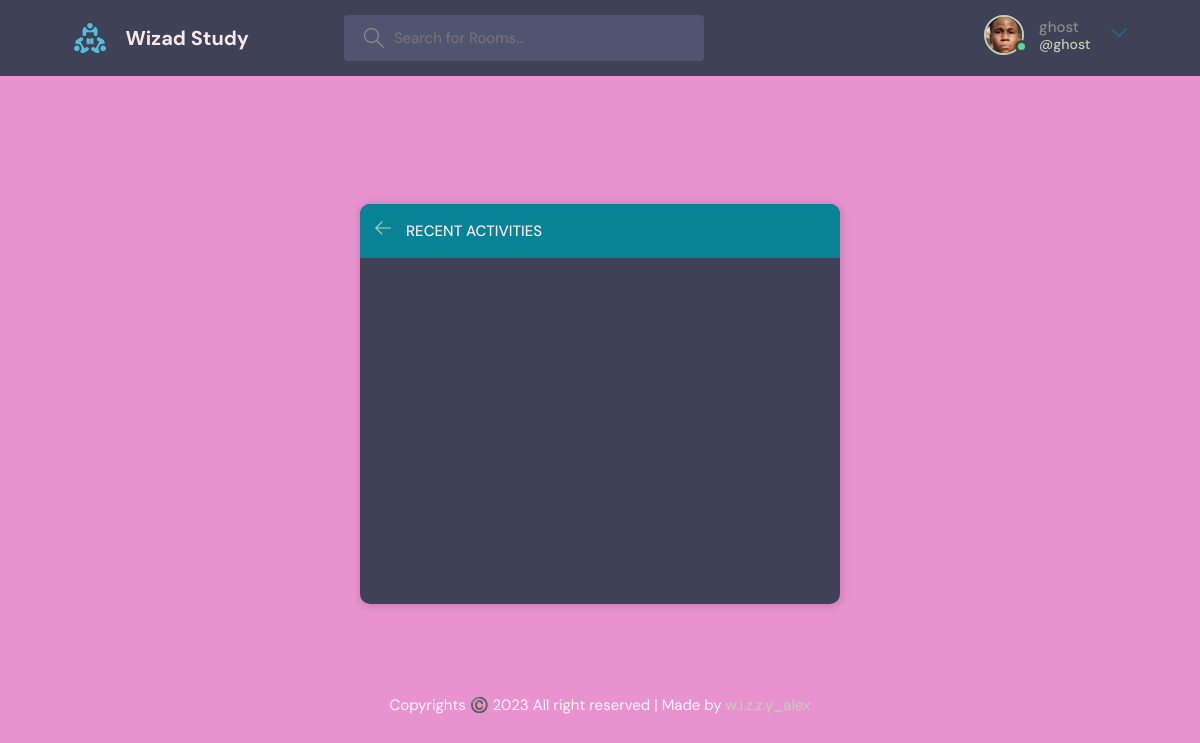
/activity/ (signed in), run on the app's committed database.
### base/models.py (models this page shows)
class User(AbstractUser):
    name = models.CharField(max_length=200, null=True)
    email = models.EmailField(unique=True, null=True)
    bio = models.TextField(null=True)
    avatar = models.ImageField(null=True, default="avatar.svg")
    USERNAME_FIELD = "email"
    REQUIRED_FIELDS = []

### base/views.py (the view)
# urls.py: path("activity/", views.activityPage, name="activity"),
def activityPage(response):
    q = response.GET.get('q') if response.GET.get('q') != None else ''
    room_messages = Message.objects.filter(Q(room__topic__name__icontains=q))[0:5]
    context = {"room_messages": room_messages}
    return render(response, "base/activity.html", context)

### base/templates/base/activity.html (shortened to what this page needs)
{% extends "main.html" %}
{% block content %}
    <main class="layout">
      <div class="container">
        <div class="layout__box">
          <div class="layout__boxHeader">
            <div class="layout__boxTitle">
              <a href="{% url 'index' %}">
                <svg version="1.1" xmlns="http://www.w3.org/2000/svg" width="32" height="32" viewBox="0 0 32 32">
                  <title>arrow-left</title>
                  <path
                    d="M13.723 2.286l-13.723 13.714 13.719 13.714 1.616-1.611-10.96-10.96h27.625v-2.286h-27.625l10.965-10.965-1.616-1.607z"
                  ></path>
                </svg>
              </a>
              <h3>Recent Activities</h3>
            </div>
          </div>
        </div>
      </div>
    </main>
{% endblock content %}

### templates/navbar.html (shortened to what this page needs)
  {% load static %}
    <header class="header header--loggedIn">
      <div class="container">
        <a href="{% url 'index' %}" class="header__logo">
          <img src="{% static 'images/logo.svg' %}" />
          <h1>Wizad Study</h1>
        </a>
        <form class="header__search" method="GET" action="{% url 'index' %}">
          <label>
            <input name="q" type="text" placeholder="Search for Rooms..." />
          </label>
        </form>
        <nav class="header__menu">
            {% if request.user.is_authenticated %}
          <div class="header__user">
            <a href="{% url 'user-profile' request.user.id %}">
              <div class="avatar avatar--medium active">
                <img src="{{request.user.avatar.url}}" />
              </div>
              <p>{{request.user.username}} <span>@{{request.user.username}}</span></p>
            </a>
            <button class="dropdown-button">
              <svg version="1.1" xmlns="http://www.w3.org/2000/svg" width="32" height="32" viewBox="0 0 32 32">
                <title>chevron-down</title>
                <path d="M16 21l-13-13h-3l16 16 16-16h-3l-13 13z"></path>
              </svg>
            </button>
          </div>
            {% else %}
           <a href="{% url 'login' %}">
            <img src="{% static 'images/avatar.svg' %}" />
            <p>Login</p>
          </a>
            {% endif %}
        </nav>
      </div>
    </header>

### static/styles/main.css (style rules this page uses)
:root { --color-main: #C1D0B5; --color-main-light: #e1f6fb; --color-dark: #3f4156; --color-dark-medium: #51546e; --color-dark-light: #088395; --color-light: #F8E8EE; --color-gray: #8b8b8b; --color-light-gray: #F9F5F6; --color-bg: #E893CF; --color-success: #5dd693; --color-error: #fc4b0b; --ternary: #9c9c9c; }
* { font-family: "DM Sans", -apple-system, BlinkMacSystemFont, "Segoe UI", Roboto, Oxygen, Ubuntu, Cantarell, "Open Sans", "Helvetica Neue", sans-serif; margin: 0; padding: 0; box-sizing: border-box; text-rendering: optimizeLegibility; font-size: inherit; }
html { font-size: 56.25%; }
@media only screen and (min-width: 1200px) { html { font-size: 62.5%; } }
body { line-height: 1.6; font-weight: 400; font-size: 1.5rem; color: var(--color-light-gray); background-color: var(--color-bg); min-height: 100vh; }
img { width: 100%; }
a { display: inline-block; color: var(--color-main); text-decoration: none; }
.container { max-width: 120rem; width: 90%; margin: auto; }
.avatar { position: relative; display: inline-block; border-radius: 50%; border: 2px solid var(--color-main); }
.avatar img { display: block; border-radius: 50%; object-fit: cover; object-position: center; }
.avatar::after { content: ""; display: block; position: absolute; background-color: var(--color-gray); z-index: 111; border-radius: 50%; border: 0.3rem solid var(--color-dark); }
.avatar.active::after { background-color: var(--color-success); }
.avatar.avatar--medium img { width: 3.6rem; height: 3.6rem; border-radius: 50%; }
.avatar.avatar--medium:after { width: 0.7rem; height: 0.7rem; bottom: 0px; right: -6px; }
.header { padding: 1.5rem; background-color: var(--color-dark); }
.header > .container { display: flex; gap: 9.5rem; }
.header__logo, .header__user { display: flex; gap: 2rem; align-items: center; }
.header__logo > img { height: 3.2rem; width: 3.2rem; }
.header__logo > h1 { font-weight: 700; font-size: 2rem; color: var(--color-light); }
.header__search > label { background-color: var(--color-dark-medium); padding: 1.3rem 1rem; display: flex; align-items: center; gap: 1rem; border-radius: 4px; }
.header__search svg { fill: var(--color-gray); width: 2rem; height: 2rem; margin-left: 1rem; }
.header__search input { width: 30rem; background: transparent; border: none; outline: none; color: var(--color-light); }
.header__menu { margin-left: auto; position: relative; }
.header__menu a { display: flex; gap: 1.5rem; align-items: center; font-weight: 500; text-decoration: none; color: var(--color-gray); }
.header__menu img { height: 3.6rem; }
.header__menu p { line-height: 1.2; }
.header__menu span { color: var(--color-main); font-weight: 500; font-size: 1.4rem; display: block; }
.header__menu svg { width: 1.6rem; height: 1.6rem; fill: var(--color-dark-light); }
.dropdown-button { background: transparent; border: 0; outline: 0; cursor: pointer; }
.layout { margin-top: 2.4rem; }
.layout > .container { display: flex; justify-content: space-between; align-items: flex-start; }
.layout__box { width: 90%; max-width: 48rem; min-height: 40rem; position: relative; top: 20vh; left: 50%; transform: translate(-50%, -14%); background-color: var(--color-dark); border-radius: 1rem; box-shadow: 1px 1px 6px 3px rgba(0, 0, 0, 0.1); overflow: hidden; }
.layout__boxHeader { display: flex; padding: 1.5rem; background-color: var(--color-dark-light); }
.layout__boxTitle { display: flex; gap: 1.5rem; align-items: center; }
.layout__boxTitle h3 { text-transform: uppercase; font-weight: 500; color: var(--color-light); }
.layout__boxTitle svg { width: 1.6rem; height: 1.6rem; fill: var(--color-main); }

### data on the page
User: user.avatar (picture), user.username "ghost"
